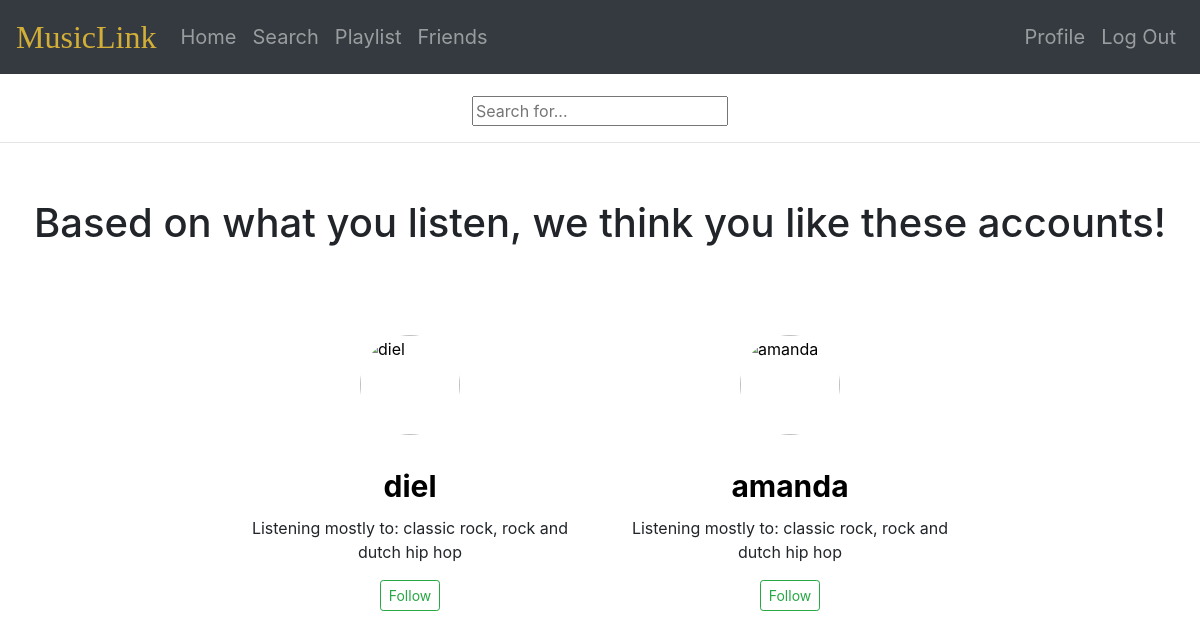
The app's page /friends (signed in) with its own data.
### tables this page shows
CREATE TABLE 'top' ('userid' integer, 'artist1' text, 'artist2' text, 'artist3' text, 'artist4' text, 'artist5' text, 'track1' text, 'track2' text, 'track3' text, 'track4' text, 'track5' text, 'genre1' text, 'genre2' text, 'genre3' text);

CREATE TABLE 'users' ('userid' integer PRIMARY KEY AUTOINCREMENT NOT NULL, 'username' text, 'hash' text, 'spotifyid' text, 'profilepic' text);

### application.py (the view)
@app.route('/friends', methods=["GET"])
@login_required
def friends():
    genres = db.execute("SELECT genre1, genre2, genre3 FROM top WHERE userid = :userid", userid=session["user_id"])
    following = db.execute("SELECT followeduserid FROM following WHERE followuserid = :userid", userid=session["user_id"])
    following = [user['followeduserid'] for user in following]
    samegenreusers = db.execute("SELECT userid, genre1, genre2, genre3 FROM top WHERE genre1 = :genre1 OR genre2 = :genre1 OR genre3 = :genre1 OR genre1 = :genre2 OR genre2 = :genre2 OR genre3 = :genre2 OR genre1 = :genre3 or genre2 = :genre3 OR genre3 = :genre3",
                    genre1=genres[0]['genre1'], genre2=genres[0]['genre2'], genre3=genres[0]['genre3'])
    samegenreusers = [user for user in samegenreusers if user['userid'] != session["user_id"]]
    samegenreusers = [user for user in samegenreusers if user['userid'] not in following]
    for user in samegenreusers:
        user['name'] = db.execute("SELECT username FROM users WHERE userid = :userid", userid=user['userid'])[0]['username']
        user['img'] = db.execute("SELECT profilepic FROM users WHERE userid = :userid", userid=user['userid'])[0]['profilepic']
    if len(samegenreusers) > 3:
        samegenreusers = random.sample(samegenreusers, 3)
    return render_template("friends.html", users=samegenreusers, following=following)

### helpers.py (called while the page is built)
def login_required(f):
    @wraps(f)
    def decorated_function(*args, **kwargs):
        if session.get("user_id") is None:
            return redirect("/")
        return f(*args, **kwargs)
    return decorated_function

### templates/friends.html (shortened to what this page needs)
{% extends "layout.html" %}
{% block main %}
    <div style="float: center">
        <input autocomplete="off" autofocus placeholder="Search for..." type="text" class="search" style="float: center">
    </div>
    {% if users %}
    <hr class="featurette-divider">
    <h1 id="friendspage">Based on what you listen, we think you like these accounts!</h1>
    <div class="container marketing">
        <div class="row">
            {% if users|length < 3 %}
            <div class="col-sm"></div>
            {% endif %}
            {% for user in users %}
                <div class="col-lg-4">
                    <form action="/profile" method="POST">
                        <input type="image" src="{{ user['img'] }}" class="center-cropped" value="{{ user['name'] }}" name='username'>
                    </form>
                    <form action="/profile" method="POST">
                        <input type="submit" class="btn default" value="{{ user['name'] }}" name='username' style="background-color: inherit; font-size: 30px; font-weight: bold">
                    </form>
                    <p>Listening mostly to: {{ user['genre1'] }}, {{ user['genre2'] }} and {{ user['genre3'] }}</p>
                    <p>
                    <form action="/follow" method="post">
                        <button type="submit" class="btn btn-outline-success btn-sm" value="{{ user['name'] }}" name='follow'>Follow</button>
                    </form>
                    </p>
                </div>
            {% endfor %}
            {% if users|length < 3 %}
            <div class="col-sm"></div>
            {% endif %}
        </div>
    </div>
    {% endif %}
{% endblock %}

### static/styles.css (style rules this page uses)
body { padding-top: 8em; max-width: 100%; overflow-x: hidden; padding-top: 6em; }
#friendspage { padding-bottom: 2em; padding-top: 1em; }
.center-cropped { width: 100px; height: 100px; background-position: center center; background-repeat: no-repeat; background-size: cover; border-radius: 50%; margin: auto; }

### records on screen
top: username "diel", genre1 "classic rock", genre2 "rock", genre3 "dutch hip hop"
top: username "amanda", genre1 "classic rock", genre2 "rock", genre3 "dutch hip hop"
